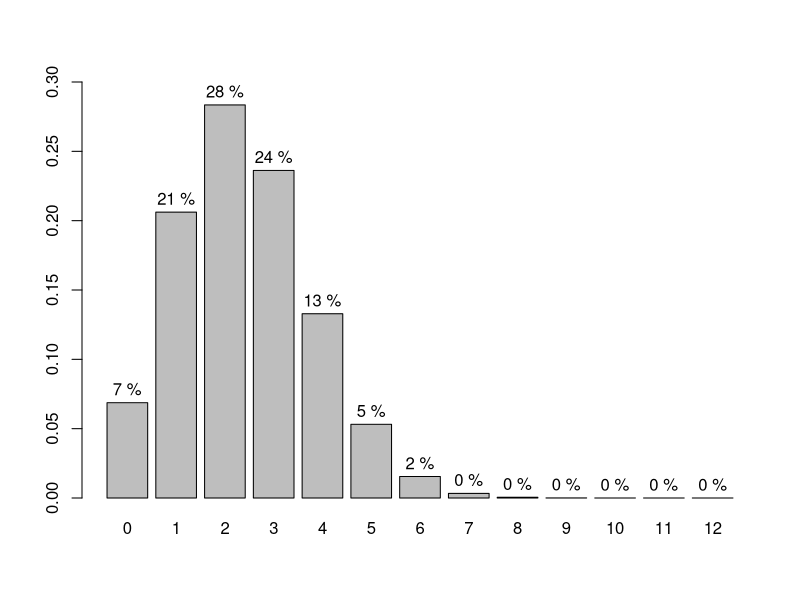

The R source for this figure:
## ---- chunk 1
knitr::opts_chunk$set(fig.width=12, fig.height=8) 
## ---- chunk 2
coin<-0:2
p.coin<-c(1/4,1/2,1/4)
rbind(coin,p.coin)
## ---- chunk 3
coin.example<-table(sample(coin,size=1000,prob=p.coin,replace=T))
coin.example
coin.example/sum(coin.example)
## ---- chunk 4
weighted.mean(coin,p.coin)
## ---- chunk 5
weighted.var<-function(x,p.x)
  weighted.mean(x^2,p.x)-(weighted.mean(x,p.x))^2
weighted.sd<-function(x,p.x)
  sqrt(weighted.mean(x^2,p.x)-(weighted.mean(x,p.x))^2)
## ---- chunk 6
weighted.var(coin,p.coin)
weighted.sd(coin,p.coin)
## ---- chunk 7
raffle<-c(-1,4,9,24)
p.raffle<-c(994/1000,3/1000,2/1000,1/1000)
rbind(raffle,p.raffle)
weighted.mean(raffle,p.raffle)
weighted.var(raffle,p.raffle)
weighted.sd(raffle,p.raffle)
## ---- chunk 8
simulate.raffle<-table(sample(raffle,size=60,prob=p.raffle,replace=T))
simulate.raffle
p.simulate.raffle<-simulate.raffle/sum(simulate.raffle)
p.simulate.raffle
weighted.mean(simulate.raffle,p.simulate.raffle)
earnings<-weighted.mean(simulate.raffle,p.simulate.raffle) - 60
earnings
earnings/60
## ---- chunk 9
die<-1:6
p.die<-rep(1/6,6)
rbind(die,p.die)
## ---- chunk 10
weighted.mean(die,p.die)
weighted.var(die,p.die)
weighted.sd(die,p.die)
## ---- chunk 11
multitest<-(0:12)
p.multitest<-dbinom(multitest,12,.2)
rbind(multitest,round(p.multitest*100))
text(barplot(p.multitest,names=multitest,ylim=c(0,.3)),labels = paste(round(p.multitest*100),"%"),y=p.multitest+.01)
## ---- chunk 12
dbinom(2,12,.2)
## ---- chunk 13
dbinom(0,12,.2)+dbinom(1,12,.2)+dbinom(2,12,.2)
sum(dbinom(0:2,12,.2))
pbinom(2,12,.2)
## ---- chunk 14
sum(dbinom(5:12,12,.2))
1-pbinom(4,12,.2)
pbinom(4,12,.2,lower.tail = F)
## ---- chunk 15
12*.2
12*.2*.8
sqrt(12*.2*.8)
## ---- chunk 16
weighted.mean(multitest,p.multitest)
weighted.var(multitest,p.multitest)
weighted.sd(multitest,p.multitest)
## ---- chunk 17
sqrt(2.6)
## ---- chunk 18
dpois(0,2.6)+dpois(1,2.6)
sum(dpois(0:1,2.6))
ppois(1,2.6)
## ---- chunk 19
1-sum(dpois(0:5,2.6))
ppois(5,2.6,lower.tail = F)
## ---- chunk 20
dpois(5,2.6)
## ---- chunk 21
mean.committee = (3*4)/10
standard.deviation.committee = sqrt((4*(10-4)*3*(10-3))/(10^2*(10-1)))
mean.committee
standard.deviation.committee
## ---- chunk 22
dhyper(0,4,6,3)
## ---- chunk 23
sum(dhyper(0:3,4,6,3))
phyper(3,4,6,3)
## ---- chunk 24
sum(dhyper(2:3,4,6,3))
1-phyper(1,4,6,3)
phyper(1,4,6,3,lower.tail=F)
